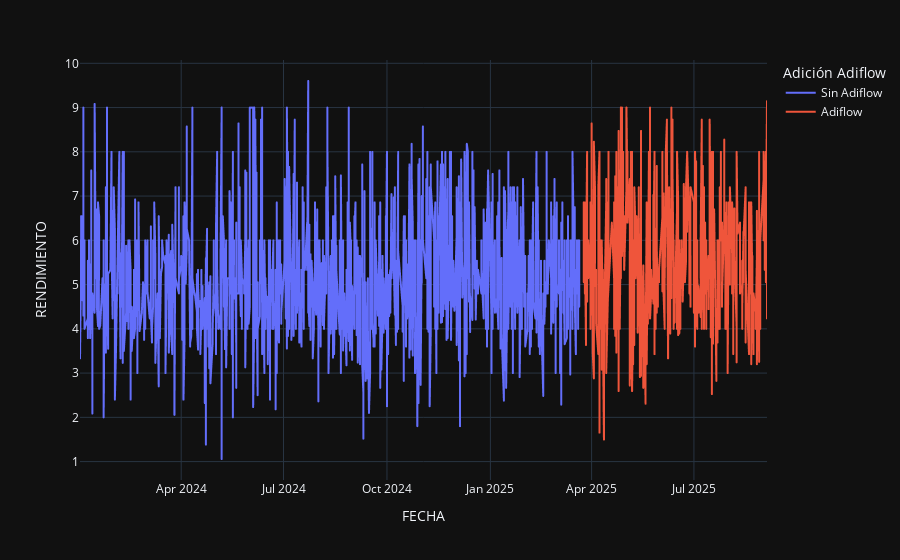

The notebook cell this image was saved under:
### Code cell
fig = px.line(
    df_filter[df_filter["MAQUINA / LINEA"]=='2 Y 3'],
    x="FECHA",
    y="RENDIMIENTO",
    color="Adición Adiflow",
)

fig.show()

### Figure 1 — Plotly figure (JSON) as saved in the notebook; plotly's stock layout.template omitted (floating-point values rounded to 4 significant figures; data arrays with more than 128 entries replaced by an {"elided": "..."} marker saying what was removed)
{"data": [{"hovertemplate": "Adición Adiflow=Sin Adiflow<br>FECHA=%{x}<br>RENDIMIENTO=%{y}<extra></extra>", "legendgroup": "Sin Adiflow", "line": {"color": "#636efa", "dash": "solid"}, "marker": {"symbol": "circle"}, "mode": "lines", "name": "Sin Adiflow", "showlegend": true, "type": "scattergl", "x": {"elided": "1402 str values"}, "xaxis": "x", "y": {"elided": "1402 float values"}, "yaxis": "y"}, {"hovertemplate": "Adición Adiflow=Adiflow<br>FECHA=%{x}<br>RENDIMIENTO=%{y}<extra></extra>", "legendgroup": "Adiflow", "line": {"color": "#EF553B", "dash": "solid"}, "marker": {"symbol": "circle"}, "mode": "lines", "name": "Adiflow", "showlegend": true, "type": "scattergl", "x": {"elided": "534 str values"}, "xaxis": "x", "y": {"elided": "534 float values"}, "yaxis": "y"}], "layout": {"legend": {"title": {"text": "Adición Adiflow"}, "tracegroupgap": 0}, "margin": {"t": 60}, "xaxis": {"anchor": "y", "domain": [0, 1], "title": {"text": "FECHA"}}, "yaxis": {"anchor": "x", "domain": [0, 1], "title": {"text": "RENDIMIENTO"}}}}
